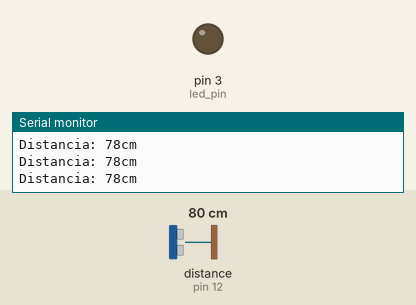
Recording of a sketch running on a simulated Arduino Uno, built with avr-gcc and run on an emulated ATmega328P. On the bench: output pins drawn as LEDs (lit = HIGH), the last lines printed to the serial monitor. Wiring (inferred from the names in the program): ultrasonic range finder: trigger pin 13; echo pin 12. The test bench sets the inputs (shaded band); at power-on: distance to the obstacle (sensor on pin 12) 80 cm. The echo pulse lasts 58.3 µs per cm; pins used as bus, display or sensor lines are not drawn.

Above: at 1.2 s.
1.3 s: distance to the obstacle (sensor on pin 12) set to 4 cm
At 2.5 s:
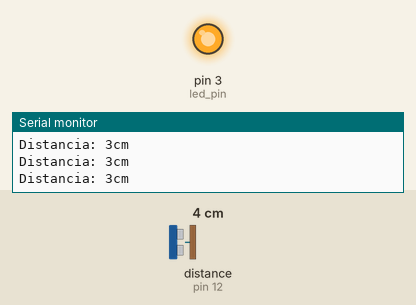
2.8 s: distance to the obstacle (sensor on pin 12) set to 9 cm
5.8 s: distance to the obstacle (sensor on pin 12) set to 12 cm
At 6.3 s:
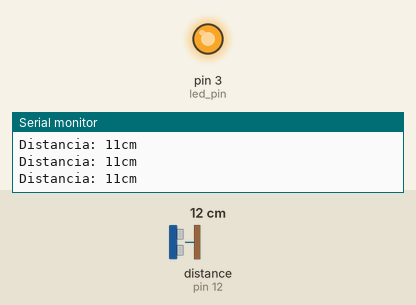
7.3 s: distance to the obstacle (sensor on pin 12) set to 18 cm
At 8.5 s:
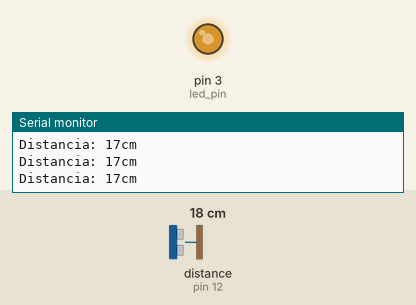
Timing chart, 0 to 9.8 s (numbered marks = the images above; inputs shaded):
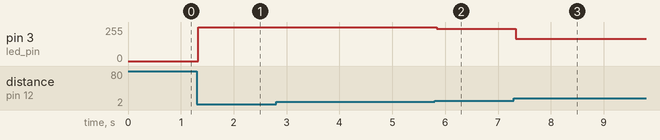

Measured:
- after the input at 1.3 s, pin 3 (led_pin): 0/255 → 255/255 at once
- after the input at 5.8 s, pin 3 (led_pin): 255/255 → 242/255 at once
- after the input at 7.3 s, pin 3 (led_pin): 242/255 → 166/255 at once

The sketch:

cambio_int_led_con_ulrasonido.ino
```cpp
//---------//Sensor de Proximidad//---------//
const int TRG = 13;   //Pin digital 2 para el Trigger del sensor
const int EC = 12;    //Pin digital 3 para el echo del sensor

//---------//LED//---------//
int led_pin = 3;     //Pin del Led
int led_equiv;        //Equivalencia del valor del led en base a la distancia

//---------//Distancia de Ondas//---------//
int tiempo;           //Tiempo que tarda el ultrasonido en volver
int distancia;        //distancia recorrida por las ondas del sensor

//---------//---------//---------//---------//---------//---------//---------//

void setup() {
  Serial.begin(9600);              //inicializar comunicación
  pinMode(TRG, OUTPUT);
  pinMode(EC, INPUT);
  pinMode(led_pin, OUTPUT);
  digitalWrite(TRG, LOW);      //Inicializar pin de trigger en 0
}

//---------//---------//---------//---------//---------//---------//---------//

void loop() {

  long tiempo;                                      //tiempo de retardo del eco
  long distancia;                                   //distancia del objeto

  digitalWrite(TRG, HIGH);
  delayMicroseconds(10);                            //pulso de 10us
  digitalWrite(TRG, LOW);

  tiempo = pulseIn(EC, HIGH);                       //se mide el ancho del pulso
  distancia = tiempo / 59;                          //convcersion a cm

  led_equiv = map(distancia, 10, 30, 254, 1);       //conversion de datos a una escala distinta

  if (distancia < 10) {                             //led dencendido
    analogWrite(led_pin, 255);
  }

  if (distancia >= 10 && distancia <= 30) {         //variacion de intensidad del led
    analogWrite(led_pin, led_equiv);
  }

  if (distancia > 30) {                             //led apagado
    analogWrite(led_pin, 0);
  }

//---------//---------//Impresión de Distancia//---------//---------//

  Serial.print("Distancia: ");
  Serial.print(distancia);
  Serial.println("cm");
  delay(50);

}
```
